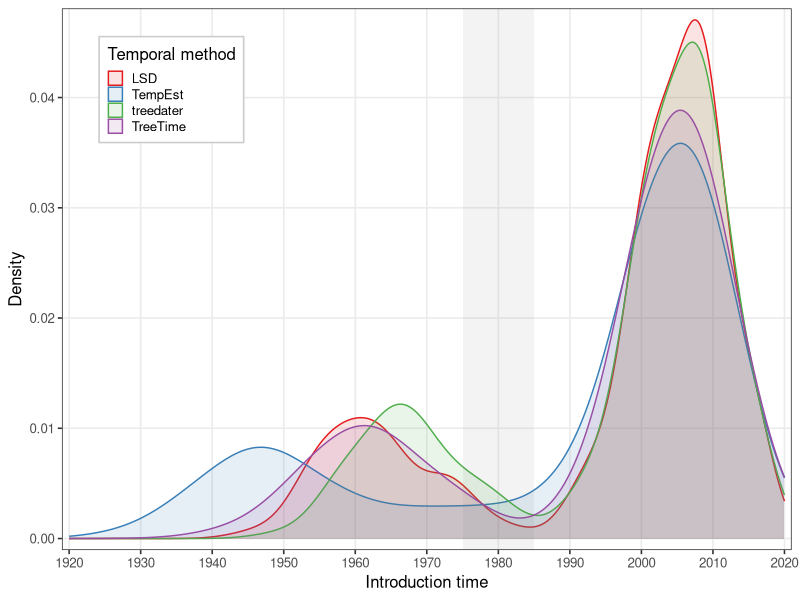
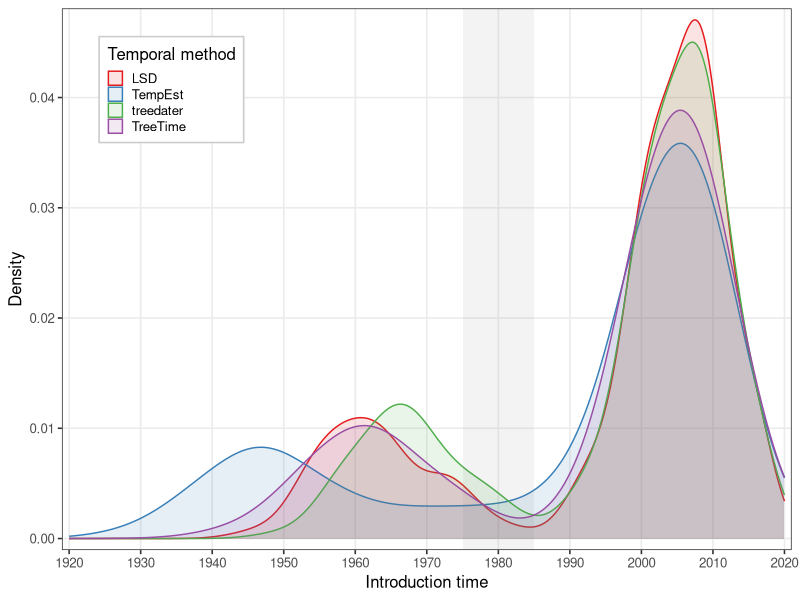
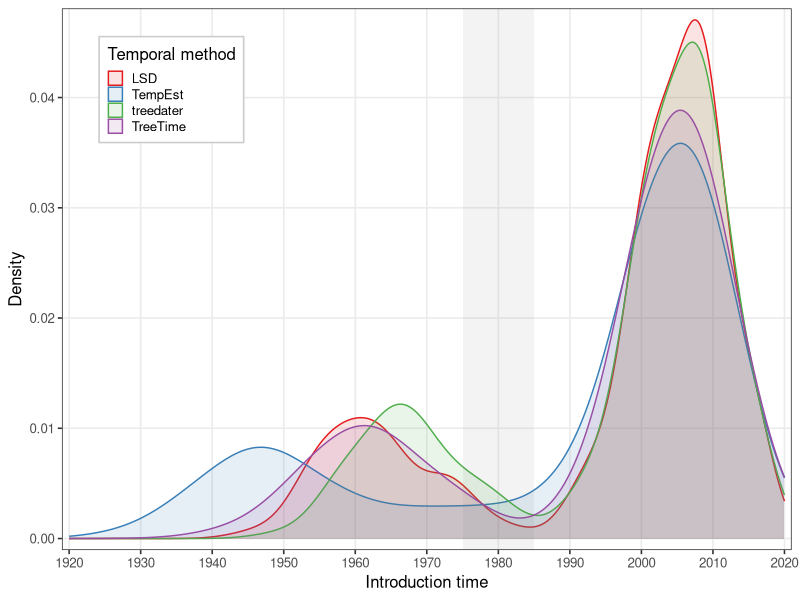

Recreate these plots in R, in order.
# ============================================================================
# Figure S20: Density plot to compare introduction timing across temporal methods
# HIV-1 Subtype C Phylodynamics Study
# Amanda Perofsky
# ============================================================================
library(dplyr)
library(tidyr)
library(ggplot2)

# Load and filter data (same as main analysis)
d <- read.delim("input_data/intro_count_time.tsv")
d <- d %>%
  mutate(
    country_pair = paste0(from, "->", to),
    dataset_base = gsub("\\.\\d+$", "", dataset),
    method_combo = paste(dpt, mlt, sep = "_")
  )

total_combos <- n_distinct(d$method_combo)

complete_within_dataset <- d %>%
  group_by(dataset, country_pair) %>%
  summarise(n_combos = n_distinct(method_combo), .groups = "drop") %>%
  filter(n_combos == total_combos)

d_shared <- d %>%
  semi_join(complete_within_dataset, by = c("dataset", "country_pair"))

range(d_shared$time)
d_shared %>% arrange(time)
100 * nrow(d_shared %>% filter(time<1920))/nrow(d_shared) # < 0.01% of estimated intros occur before 1920

p_density <- ggplot(d_shared, aes(x = time, color = dpt, fill = dpt)) +
  geom_density(alpha = 0.12, adjust = 1.5) +
  scale_fill_brewer(palette = "Set1") +
  scale_color_brewer(palette = "Set1") +
  scale_x_continuous(
    breaks = seq(1920, 2020, 10),
    limits = c(1920, 2020),
    expand = c(0.01,0.01)
  ) +
  scale_y_continuous(expand=c(0.001,0.001))+
  annotate("rect",
    xmin = 1975, xmax = 1985, ymin = -Inf, ymax = Inf,
    alpha = 0.08, fill = "gray40"
  ) +
  labs(
    x = "Introduction time",
    y = "Density",
    color = "Temporal method",
    fill = "Temporal method"
  ) +
  theme_bw(base_size = 12) +
  theme(
    legend.position = c(0.15, 0.85),
    legend.background = element_rect(fill = "white", color = "gray80"),
    legend.key.size = unit(0.8, "lines"),
    panel.grid.minor = element_blank()
  )
p_density
ggsave("figures/manuscript_fig_s20.png", p_density, width = 8, height = 5, dpi = 300)
ggsave("figures/manuscript_fig_s20.pdf", p_density, width = 8, height = 5)
